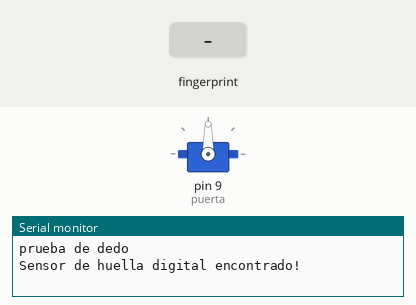
Bench run of a sketch on a simulated Arduino Uno, built with avr-gcc and run on an emulated ATmega328P. Shown: servo, the last lines printed to the serial monitor. The inputs (shaded band) are chosen by the test bench.

Above: at 2.2 s.
2.3 s: finger stored as number 1 placed on the sensor
At 3.9 s:
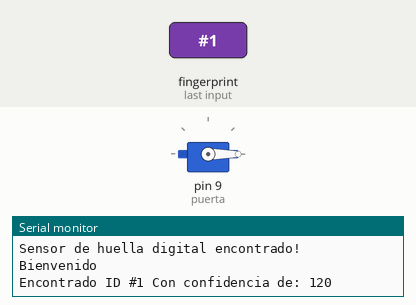
Timing chart, 0 to 5.4 s (numbered marks = the images above; inputs shaded):
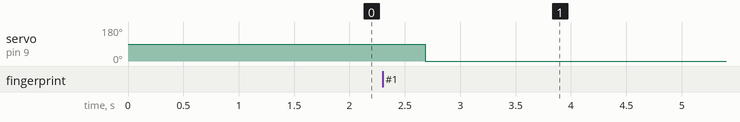

The sketch:

Parqueo_Inteligente.ino
```cpp
/*************************************PARQUEO INTELIGENTE CON SENSOR DACTILAR******************************************************
*                                                                                                                                 *
*     Este sistema depende de una confirmacion de una huella ya almacenada en el sensor dactilar, si la huella coincide           *
*  dara la apertura del servomotor por 10 segundos. Luego de los diez segundos el servomotor bloqueara el paso.                   *
*                                                                                                                                 *
*  Para lograr esto necesitaremos la libreria del sensor dactilar que nos proporciona Adafruit Adafruit_Fingerprint.h             *
*                                                                                                                                 *
*  Tambien la libreria SoftwareSerial y Servo que incluye ya el IDE de Arduino                                                                  *
*                                                                                                                                 *
*  Primero cargaremos el codigo "Enrolar Huella" de la libreria Adafruit_Fingerprint.h para poder almacenar nuestras huellas   *
*  tenemos un espacio de 162 huellas diferentes.                                                                                  *
*                                                                                                                                 *
*  Luego de cargar el codigo de "Enrolar Huella" ahora si ya cargaremos nuestro codigo.                                                   *
*                                                                                                                                 *
*                                                                                                                                 *
*                                                 #NuncaDejenDeCrear                                                              *
***********************************************************************************************************************************/

/**********LIBRERIAS************/
#include <Adafruit_Fingerprint.h>
#include <SoftwareSerial.h>
#include <Servo.h>

int getFingerprintIDez();

/*************************OBJETOS****************************/
SoftwareSerial mySerial(2, 3);
Adafruit_Fingerprint finger = Adafruit_Fingerprint(&mySerial);
Servo puerta;

void setup() {
  puerta.attach(9);                   //Indicamos que conectaremos el Servo al pin 9
  puerta.write(90);                   //Le damos una posicion Inicial de Cerrado
  Serial.begin(9600);                 //Iniciamos la Comunicacion Serial
  Serial.println("prueba de dedo");
  finger.begin(57600);                //Iniciamos la Comunicacion con el Sensor
  //Verificamos que el sensor este conectado c:
  if (finger.verifyPassword()) {
    Serial.println("Sensor de huella digital encontrado!");
  } else {
    Serial.println("No encontré el sensor de huellas dactilares:(");
    while (1);
  }
}

void loop() {
  //Llamamos el metodo Obtener ID Huella Digital
    getFingerprintIDez();
    delay(50);
}


uint8_t getFingerprintID() {
  uint8_t p = finger.getImage();
  switch (p) {
    case FINGERPRINT_OK:
      Serial.println("Imagen Tomada");
      break;
    case FINGERPRINT_NOFINGER:
      Serial.println("Sin Dedo Detectado");
      return p;
    case FINGERPRINT_PACKETRECIEVEERR:
      Serial.println("Error de Comunicacion");
      return p;
    case FINGERPRINT_IMAGEFAIL:
      Serial.println("Error de Imagen");
      return p;
    default:
      Serial.println("Error Desconocido");
      return p;
  }
  // OK, Exito!

  p = finger.image2Tz();
  switch (p) {
    case FINGERPRINT_OK:
      Serial.println("Imagen Convertida");
      break;
    case FINGERPRINT_IMAGEMESS:
      Serial.println("Imagen Demasiado Sucia");
      return p;
    case FINGERPRINT_PACKETRECIEVEERR:
      Serial.println("Error de Comunicacion");
      return p;
    case FINGERPRINT_FEATUREFAIL:
      Serial.println("No he podido encontrar las caracteristicas de la huella dactilar");
      return p;
    case FINGERPRINT_INVALIDIMAGE:
      Serial.println("No he podido encontrar las caracteristicas de la huella dactilar");
      return p;
    default:
      Serial.println("Error Desconocido");
      return p;
  }

  // OK converted!
  p = finger.fingerFastSearch();
  if (p == FINGERPRINT_OK) {
    Serial.println("Encontré una coincidencia de huellas!");
  } else if (p == FINGERPRINT_PACKETRECIEVEERR) {
    Serial.println("Error de Comunicacion");
    return p;
  } else if (p == FINGERPRINT_NOTFOUND) {
    Serial.println("No se encontro coincidencia");
    return p;
  } else {
    Serial.println("Error Desconocido");
    return p;
  }

  // Encontré una coincidencia.
  Serial.print("Encontrado ID #"); Serial.print(finger.fingerID);
  Serial.print(" Con confidencia de: "); Serial.println(finger.confidence);
}

int getFingerprintIDez() {
  uint8_t p = finger.getImage();
  if (p != FINGERPRINT_OK)  return -1;

  p = finger.image2Tz();
  if (p != FINGERPRINT_OK)  return -1;

  p = finger.fingerFastSearch();
  if (p != FINGERPRINT_OK)  return -1;

  //Aqui se hacen las comparaciones para abrir
  //colocaran las huellas que quieren que Aperturen el Servomotor
  if(finger.fingerID == 1){
  Serial.println("Bienvenido");
  puerta.write(0);   //Aperturamos el Servo
  }
    if(finger.fingerID == 2){
  Serial.println("Bienvenido");
  puerta.write(90);  //Luego lo regresamos a su posicion de Cerrado
  }


  // Encontré una coincidencia.
  Serial.print("Encontrado ID #"); Serial.print(finger.fingerID);
  Serial.print(" Con confidencia de: "); Serial.println(finger.confidence);
  return finger.fingerID;
}
```

Measured:
- after the input at 2.3 s, servo on pin 9 (puerta): 90° → 0° after 0.38 s
